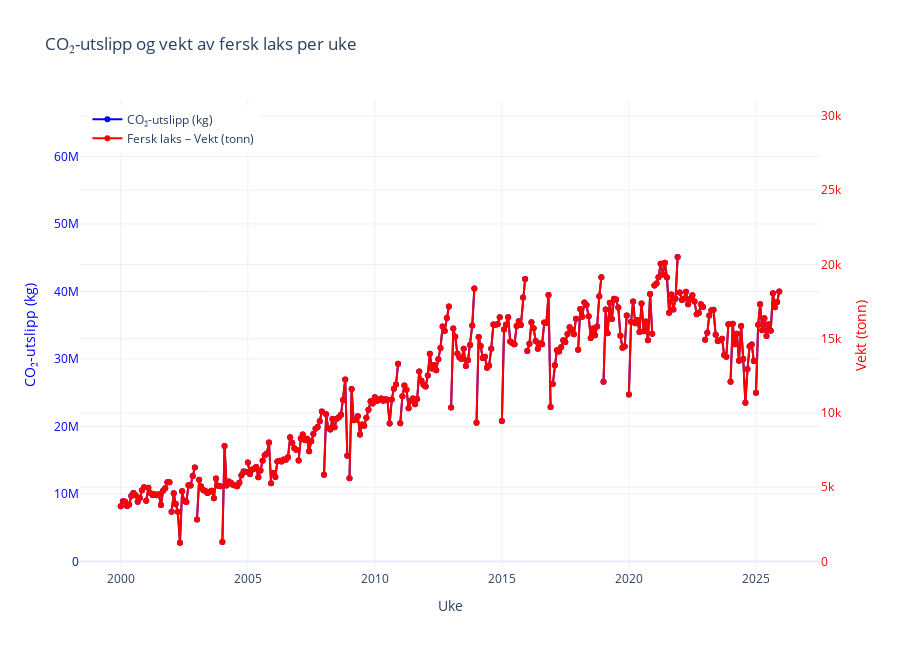

The cell this chart's notebook holds for it:
### Code cell
"""
    Denne koden visualiserer CO₂-utslipp og eksportert mengde for fersk laks per uke over tid.
    Grafen bruker to y-akser for å vise hvordan utslippene øker samtidig med produksjonen: én for vekt (tonn) og én for CO₂-utslipp (kg).
    Denne visualiseringen er nyttig for å analysere miljøpåvirkningen av lakseeksport og for å identifisere perioder med veldig høyt karbonavtrykk. 
    Grafen viser også sesongvariasjoner og kan brukes til videre vurdering av bærekraftige tiltak.
"""


import requests
import pandas as pd
from itertools import product
from pandasql import sqldf
import plotly.graph_objects as go

# ------------------------------------------
# 1. Hent data fra SSB
# ------------------------------------------
API_URL = "https://data.ssb.no/api/v0/no/table/03024/"

def fetch_data(api_url=API_URL):
    query = {"query": [], "response": {"format": "json-stat2"}}
    response = requests.post(api_url, json=query)
    response.raise_for_status()
    return response.json()

# ------------------------------------------
# 2. Prosesser og pivotér data
# ------------------------------------------
def process_data(data):
    dimension_names = list(data["dimension"].keys())
    values = data["value"]
    dimensions = [list(data["dimension"][dim]["category"]["label"].values()) for dim in dimension_names]
    all_combinations = list(product(*dimensions))
    
    df = pd.DataFrame(all_combinations, columns=dimension_names)
    df["Value"] = values
    
    df_pivot = df.pivot_table(index="Tid", columns=["VareGrupper2", "ContentsCode"],
                              values="Value", aggfunc="sum").reset_index()
    
    df_pivot.columns = ["År og ukenr.", "Fersk laks - Kilospris", "Fersk laks - Vekt (tonn)",
                        "Frosset laks - Kilospris", "Frosset laks - Vekt (tonn)"]
    
    return df_pivot

# ------------------------------------------
# 3. Beregn CO₂-utslipp
# ------------------------------------------
CO2_FACTORS = {
    "Fersk laks": 1.1,     # kg CO₂ per tonn-km
    "Frosset laks": 0.01   # kg CO₂ per tonn-km
}
DISTANCES = {
    "Fersk laks": 2000,    # km
    "Frosset laks": 5000
}

def beregn_co2(df):
    df_melted = pd.melt(df,
        id_vars=["År og ukenr."],
        value_vars=["Fersk laks - Vekt (tonn)", "Frosset laks - Vekt (tonn)"],
        var_name="Type", value_name="Vekt (tonn)"
    )
    df_melted.dropna(subset=["Vekt (tonn)"], inplace=True)
    df_melted["Transporttype"] = df_melted["Type"].apply(lambda x: "Fersk laks" if "Fersk" in x else "Frosset laks")
    
    df_melted["CO2-utslipp (kg)"] = [
        vekt * CO2_FACTORS[typ] * DISTANCES[typ]
        for vekt, typ in zip(df_melted["Vekt (tonn)"], df_melted["Transporttype"])
    ]
    return df_melted

# ------------------------------------------
# 4. Oppsummer CO₂ per uke
# ------------------------------------------
def total_utslipp_per_uke(df):
    query = """
    SELECT `År og ukenr.`, Transporttype,
           SUM(`CO2-utslipp (kg)`) AS `Total CO2-utslipp (kg)`
    FROM df
    GROUP BY `År og ukenr.`, Transporttype
    ORDER BY `År og ukenr.`
    """
    return sqldf(query)

# ------------------------------------------
# 5. Kjør alt
# ------------------------------------------
def main():
    data = fetch_data()
    df_pivot = process_data(data)
    df_clean = df_pivot.dropna(subset=["Fersk laks - Vekt (tonn)", "Frosset laks - Vekt (tonn)"], how="all")
    
    df_with_co2 = beregn_co2(df_clean)
    df_summary = total_utslipp_per_uke(df_with_co2)
    
    # Filtrer for fersk laks
    fersk = df_summary[df_summary["Transporttype"] == "Fersk laks"].copy()
    fersk["Uke"] = fersk["År og ukenr."].str.replace("U", "-")
    
    # Hent vekt for fersk laks
    fersk_vekter = df_pivot[["År og ukenr.", "Fersk laks - Vekt (tonn)"]]
    fersk = pd.merge(fersk, fersk_vekter, on="År og ukenr.", how="left")
    
    return fersk

# ------------------------------------------
# 6. Visualisering
# ------------------------------------------
df_fersk = main()

# Visualiser CO₂ og vekt tydelig

import plotly.graph_objects as go

fig = go.Figure()

# CO₂-utslipp (venstre y-akse)
fig.add_trace(go.Scatter(
    x=df_fersk["Uke"],
    y=df_fersk["Total CO2-utslipp (kg)"],
    name="CO₂-utslipp (kg)",
    mode="lines+markers",
    line=dict(color="blue", width=2),
    yaxis="y1"
))

# Fersk laks – vekt (høyre y-akse)
fig.add_trace(go.Scatter(
    x=df_fersk["Uke"],
    y=df_fersk["Fersk laks - Vekt (tonn)"],
    name="Fersk laks – Vekt (tonn)",
    mode="lines+markers",
    line=dict(color="red", width=2, dash="solid"),
    yaxis="y2"
))


fig.update_layout(
    title="CO₂-utslipp og vekt av fersk laks per uke",
    xaxis=dict(title="Uke"),
    yaxis=dict(
        title=dict(text="CO₂-utslipp (kg)", font=dict(color="blue")),
        tickfont=dict(color="blue"),
        side="left"
    ),
    yaxis2=dict(
        title=dict(text="Vekt (tonn)", font=dict(color="red")),
        tickfont=dict(color="red"),
        overlaying="y",
        side="right"
    ),
    legend=dict(x=0.01, y=0.99),
    template="plotly_white",
    height=650
)


fig.show()

### Figure 1 — Plotly figure (JSON) as saved in the notebook; plotly's stock layout.template omitted (floating-point values rounded to 4 significant figures; data arrays with more than 128 entries replaced by an {"elided": "..."} marker saying what was removed)
{"data": [{"line": {"color": "blue", "width": 2}, "mode": "lines+markers", "name": "CO₂-utslipp (kg)", "type": "scatter", "x": {"elided": "1324 str values"}, "y": {"elided": "1324 float values"}, "yaxis": "y"}, {"line": {"color": "red", "dash": "solid", "width": 2}, "mode": "lines+markers", "name": "Fersk laks – Vekt (tonn)", "type": "scatter", "x": {"elided": "1324 str values"}, "y": {"elided": "1324 float values"}, "yaxis": "y2"}], "layout": {"height": 650, "legend": {"x": 0.01, "y": 0.99}, "title": {"text": "CO₂-utslipp og vekt av fersk laks per uke"}, "xaxis": {"title": {"text": "Uke"}}, "yaxis": {"side": "left", "tickfont": {"color": "blue"}, "title": {"font": {"color": "blue"}, "text": "CO₂-utslipp (kg)"}}, "yaxis2": {"overlaying": "y", "side": "right", "tickfont": {"color": "red"}, "title": {"font": {"color": "red"}, "text": "Vekt (tonn)"}}}}
